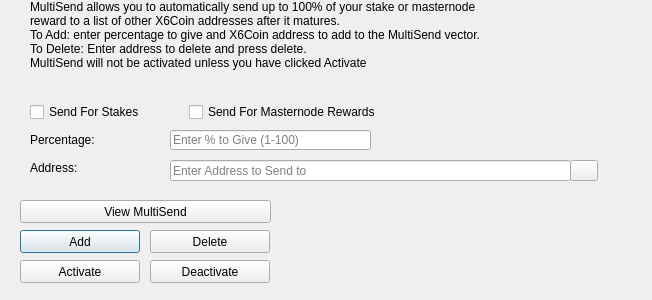
<?xml version="1.0" encoding="UTF-8"?>
<ui version="4.0">
 <class>MultiSendDialog</class>
 <widget class="QDialog" name="MultiSendDialog">
  <property name="windowModality">
   <enum>Qt::NonModal</enum>
  </property>
  <property name="geometry">
   <rect>
    <x>0</x>
    <y>0</y>
    <width>652</width>
    <height>300</height>
   </rect>
  </property>
  <property name="windowTitle">
   <string>MultiSend</string>
  </property>
  <widget class="QLineEdit" name="multiSendPercentEdit">
   <property name="geometry">
    <rect>
     <x>170</x>
     <y>130</y>
     <width>201</width>
     <height>20</height>
    </rect>
   </property>
   <property name="toolTip">
    <string>Enter whole numbers 1 - 100</string>
   </property>
   <property name="placeholderText">
    <string>Enter % to Give (1-100)</string>
   </property>
  </widget>
  <widget class="QLineEdit" name="multiSendAddressEdit">
   <property name="geometry">
    <rect>
     <x>170</x>
     <y>160</y>
     <width>401</width>
     <height>21</height>
    </rect>
   </property>
   <property name="toolTip">
    <string/>
   </property>
   <property name="placeholderText">
    <string>Enter Address to Send to</string>
   </property>
  </widget>
  <widget class="QLabel" name="label_2">
   <property name="geometry">
    <rect>
     <x>30</x>
     <y>0</y>
     <width>451</width>
     <height>121</height>
    </rect>
   </property>
   <property name="lineWidth">
    <number>1</number>
   </property>
   <property name="text">
    <string>MultiSend allows you to automatically send up to 100% of your stake or masternode reward to a list of other X6Coin addresses after it matures.
To Add: enter percentage to give and X6Coin address to add to the MultiSend vector.
To Delete: Enter address to delete and press delete.
MultiSend will not be activated unless you have clicked Activate</string>
   </property>
   <property name="alignment">
    <set>Qt::AlignLeading|Qt::AlignLeft|Qt::AlignTop</set>
   </property>
   <property name="wordWrap">
    <bool>true</bool>
   </property>
  </widget>
  <widget class="QLabel" name="message">
   <property name="geometry">
    <rect>
     <x>290</x>
     <y>200</y>
     <width>351</width>
     <height>91</height>
    </rect>
   </property>
   <property name="text">
    <string/>
   </property>
  </widget>
  <widget class="QPushButton" name="addButton">
   <property name="geometry">
    <rect>
     <x>20</x>
     <y>230</y>
     <width>120</width>
     <height>23</height>
    </rect>
   </property>
   <property name="toolTip">
    <string/>
   </property>
   <property name="statusTip">
    <string>Add to MultiSend Vector</string>
   </property>
   <property name="text">
    <string>Add</string>
   </property>
  </widget>
  <widget class="QPushButton" name="disableButton">
   <property name="geometry">
    <rect>
     <x>150</x>
     <y>260</y>
     <width>120</width>
     <height>23</height>
    </rect>
   </property>
   <property name="statusTip">
    <string>Deactivate MultiSend</string>
   </property>
   <property name="text">
    <string>Deactivate</string>
   </property>
  </widget>
  <widget class="QPushButton" name="addressBookButton">
   <property name="geometry">
    <rect>
     <x>570</x>
     <y>160</y>
     <width>28</width>
     <height>21</height>
    </rect>
   </property>
   <property name="toolTip">
    <string>Choose an address from the address book</string>
   </property>
   <property name="text">
    <string/>
   </property>
   <property name="icon">
    <iconset resource="../x6coin.qrc">
     <normaloff>:/icons/address-book</normaloff>:/icons/address-book</iconset>
   </property>
   <property name="shortcut">
    <string>Alt+A</string>
   </property>
   <property name="autoDefault">
    <bool>false</bool>
   </property>
  </widget>
  <widget class="QLabel" name="label">
   <property name="geometry">
    <rect>
     <x>30</x>
     <y>130</y>
     <width>121</width>
     <height>20</height>
    </rect>
   </property>
   <property name="toolTip">
    <string>Percentage of stake to send</string>
   </property>
   <property name="text">
    <string>Percentage:</string>
   </property>
  </widget>
  <widget class="QLabel" name="label_5">
   <property name="geometry">
    <rect>
     <x>30</x>
     <y>160</y>
     <width>111</width>
     <height>16</height>
    </rect>
   </property>
   <property name="toolTip">
    <string>Address to send portion of stake to</string>
   </property>
   <property name="text">
    <string>Address:</string>
   </property>
  </widget>
  <widget class="QPushButton" name="deleteButton">
   <property name="geometry">
    <rect>
     <x>150</x>
     <y>230</y>
     <width>120</width>
     <height>23</height>
    </rect>
   </property>
   <property name="toolTip">
    <string/>
   </property>
   <property name="statusTip">
    <string>Delete Address From MultiSend Vector</string>
   </property>
   <property name="text">
    <string>Delete</string>
   </property>
  </widget>
  <widget class="QPushButton" name="activateButton">
   <property name="geometry">
    <rect>
     <x>20</x>
     <y>260</y>
     <width>120</width>
     <height>23</height>
    </rect>
   </property>
   <property name="statusTip">
    <string>Activate MultiSend</string>
   </property>
   <property name="text">
    <string>Activate</string>
   </property>
  </widget>
  <widget class="QPushButton" name="viewButton">
   <property name="geometry">
    <rect>
     <x>20</x>
     <y>200</y>
     <width>251</width>
     <height>23</height>
    </rect>
   </property>
   <property name="toolTip">
    <string/>
   </property>
   <property name="statusTip">
    <string>View MultiSend Vector</string>
   </property>
   <property name="text">
    <string>View MultiSend</string>
   </property>
  </widget>
  <widget class="QWidget" name="horizontalLayoutWidget">
   <property name="geometry">
    <rect>
     <x>30</x>
     <y>100</y>
     <width>351</width>
     <height>24</height>
    </rect>
   </property>
   <layout class="QHBoxLayout" name="horizontalLayout">
    <item>
     <widget class="QCheckBox" name="multiSendStakeCheckBox">
      <property name="text">
       <string>Send For Stakes</string>
      </property>
     </widget>
    </item>
    <item>
     <widget class="QCheckBox" name="multiSendMasternodeCheckBox">
      <property name="text">
       <string>Send For Masternode Rewards</string>
      </property>
     </widget>
    </item>
   </layout>
  </widget>
 </widget>
 <resources>
  <include location="../x6coin.qrc"/>
 </resources>
 <connections/>
</ui>
